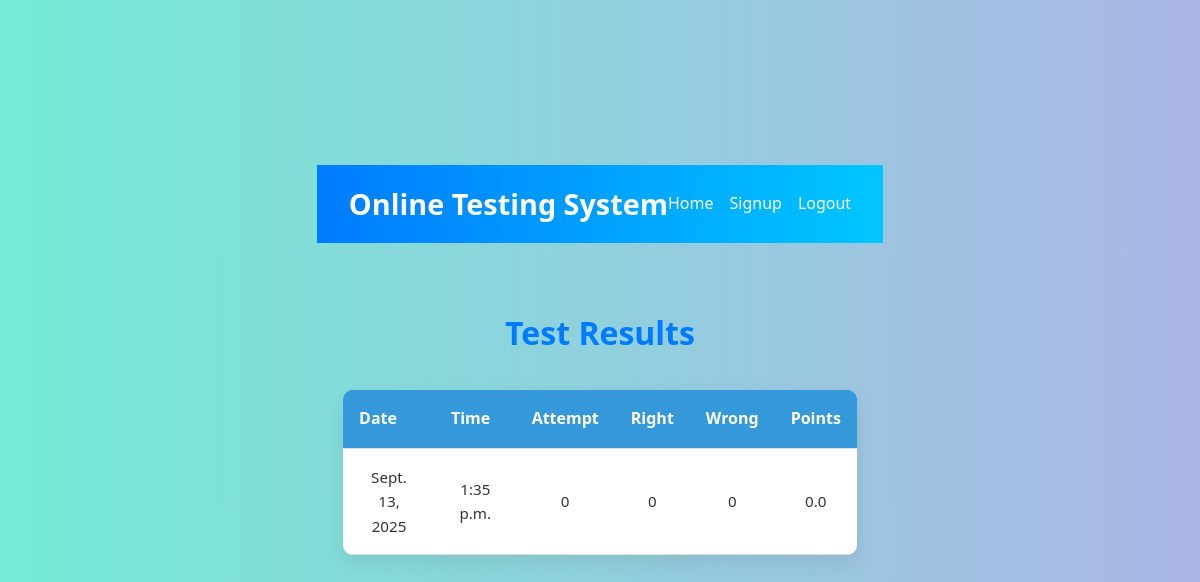
Page /result/ (signed in) on the committed database.
### OTS/models.py (models this page shows, shortened)
class Result(models.Model):
    resultid = models.BigAutoField(primary_key=True)
    username = models.ForeignKey(Candidate, on_delete=models.CASCADE, db_column='username')
    date = models.DateField(auto_now_add=True)
    time = models.TimeField(auto_now_add=True)
    attempt = models.IntegerField()
    right = models.IntegerField()
    wrong = models.IntegerField()
    points = models.FloatField()

### OTS/views.py (the view)
# urls.py: path('result/', showTestResult, name='result'),
def showTestResult(request):
    if 'username' not in request.session:
        return redirect('OTS:login')
    candidate = Candidate.objects.get(username=request.session['username'])
    result = Result.objects.filter(username=candidate).order_by('-resultid')[:1]
    return render(request, 'show_result.html', {'result': result})

### OTS/templates/show_result.html (shortened to what this page needs)
{% extends 'main.html' %}
{% block top %}
  <a href="{% url 'OTS:home' %}">Home</a>
  <a href="{% url 'OTS:registrationForm' %}">Signup</a>
  <a href="{% url 'OTS:login' %}">Logout</a>
{% endblock %}
{% block content %}
  <h2>Test Results</h2>
  {% if result %}
    <table>
      <thead>
        <tr>
          <th>Date</th>
          <th>Time</th>
          <th>Attempt</th>
          <th>Right</th>
          <th>Wrong</th>
          <th>Points</th>
        </tr>
      </thead>
      <tbody>
        {% for r in result %}
          <tr>
            <td>{{ r.date }}</td>
            <td>{{ r.time }}</td>
            <td>{{ r.attempt }}</td>
            <td>{{ r.right }}</td>
            <td>{{ r.wrong }}</td>
            <td>{{ r.points }}</td>
          </tr>
        {% endfor %}
      </tbody>
    </table>
  {% else %}
    <p>No test results found.</p>
  {% endif %}
{% endblock %}

### css/base.css (style rules this page uses)
body { font-family: 'Segoe UI', Tahoma, Geneva, Verdana, sans-serif; background-color: #f4f6f8; margin: 0; padding: 0; }
h2 { text-align: center; margin-top: 20px; color: #2c3e50; animation: fadeIn 1s ease-in-out; }
table { width: 90%; margin: 0 auto 40px auto; border-collapse: collapse; background-color: #fff; box-shadow: 0 0 10px rgba(0,0,0,0.05); animation: fadeIn 1.5s ease-in-out; border-radius: 8px; overflow: hidden; }
th, td { text-align: center; padding: 12px 15px; border-bottom: 1px solid #ddd; }
th { background-color: #3498db; color: white; }
* { margin: 0; padding: 0; box-sizing: border-box; }
body { font-family: 'Segoe UI', Tahoma, Geneva, Verdana, sans-serif; background-color: #f0f2f5; color: #333; padding: 1rem; }
h2 { text-align: center; font-size: 2rem; color: #007bff; margin: 2rem 0 1.5rem; animation: slideDown 0.8s ease; }
table { width: 90%; margin: 0 auto; border-collapse: collapse; background-color: #fff; box-shadow: 0 8px 16px rgba(0, 0, 0, 0.1); border-radius: 8px; overflow: hidden; animation: fadeInUp 1s ease; }
thead { background-color: #007bff; color: white; }
thead th { padding: 1rem; text-align: left; font-weight: 600; }
tbody td { padding: 0.9rem 1rem; border-top: 1px solid #eee; }

### css/welcome.css (style rules this page uses)
body { font-family: 'Segoe UI', Tahoma, Geneva, Verdana, sans-serif; margin: 0; padding: 0; background: linear-gradient(to right, #83a4d4, #b6fbff); display: flex; justify-content: center; align-items: center; min-height: 100vh; }

### css/home.css (style rules this page uses)
* { margin: 0; padding: 0; box-sizing: border-box; }
body { font-family: 'Segoe UI', Tahoma, Geneva, Verdana, sans-serif; background-color: #f0f4f8; color: #333; line-height: 1.6; padding: 1rem; }

### css/show_result.css (style rules this page uses)
* { margin: 0; padding: 0; box-sizing: border-box; }
body { font-family: 'Segoe UI', Tahoma, Geneva, Verdana, sans-serif; background-color: #f8fafc; color: #333; padding: 1rem; }
h2 { text-align: center; font-size: 2rem; color: #007bff; margin: 2rem 0; animation: fadeInDown 1s ease; }
table { width: 90%; margin: 0 auto 3rem; border-collapse: collapse; background-color: #fff; border-radius: 10px; overflow: hidden; box-shadow: 0 8px 20px rgba(0, 0, 0, 0.08); animation: fadeInUp 1s ease; }
thead { background-color: #007bff; color: white; }
thead th { padding: 1rem; text-align: left; font-size: 1rem; }
tbody td { padding: 1rem; border-top: 1px solid #e0e0e0; font-size: 0.95rem; color: #333; }

### css/login.css (style rules this page uses)
body { font-family: 'Segoe UI', Tahoma, Geneva, Verdana, sans-serif; background: linear-gradient(to right, #74ebd5, #ACB6E5); margin: 0; padding: 0; display: flex; flex-direction: column; align-items: center; }

### css/register.css (style rules this page uses)
* { margin: 0; padding: 0; box-sizing: border-box; }
body { font-family: 'Segoe UI', Tahoma, Geneva, Verdana, sans-serif; background-color: #eef3f8; color: #333; padding: 1rem; }
body { font-family: 'Segoe UI', Tahoma, Geneva, Verdana, sans-serif; background-color: #f4f7fa; color: #333; padding: 1rem; }

### css/main.css (style rules this page uses)
* { margin: 0; padding: 0; box-sizing: border-box; }
body { font-family: 'Segoe UI', Tahoma, Geneva, Verdana, sans-serif; line-height: 1.6; background-color: #f4f4f4; color: #333; }
.menu a { color: white; text-decoration: none; transition: color 0.3s ease; }

### rows in the picture
Result: date "Sept. 13, 2025", time "1:35 p.m.", attempt "0", right "0", wrong "0", points "0.0"
